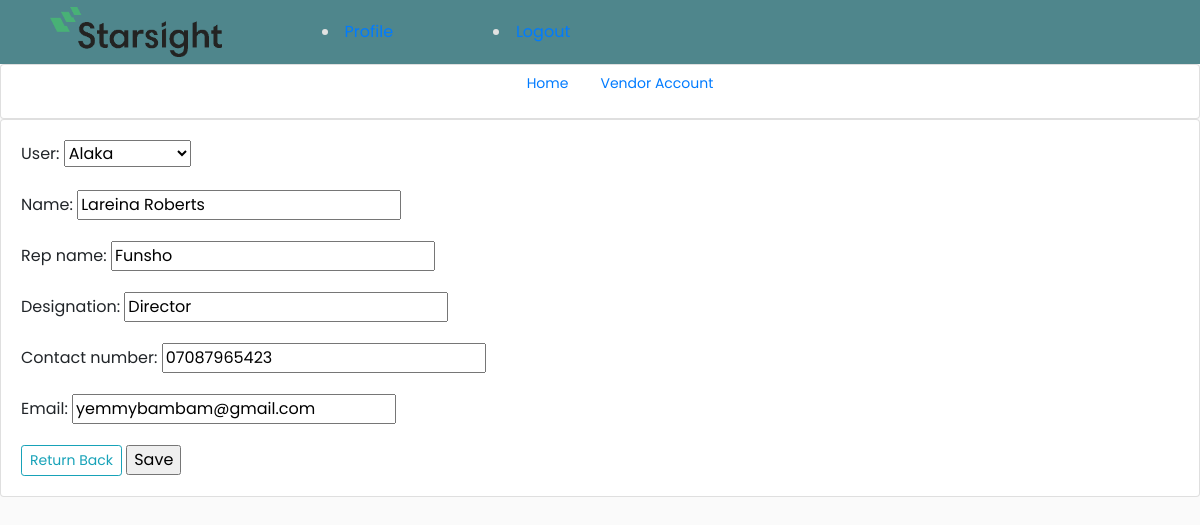
The app's page /audits/update-vendor/1/ (signed in) with its own data.
### audits/models.py (models this page shows, shortened)
class Vendor(models.Model):
    user = models.ForeignKey(
        User, null=True, on_delete=models.CASCADE, related_name="vendor")
    name = models.CharField(max_length=100, null=True)
    rep_name = models.CharField(max_length=100, null=True)
    designation = models.CharField(max_length=100, null=True)
    contact_number = models.CharField(max_length=16, null=True)
    email = models.EmailField(max_length=100, null=True)

### audits/views.py (the view)
# urls.py: path('update-vendor/<int:pk>/', views.updateVendor, name='update-vendor'),
@login_required
def updateVendor(request, pk):
    vendor = Vendor.objects.get(id=pk)
    form = VendorForm(instance=vendor)
    if request.method == 'POST':
        form = VendorForm(request.POST, instance=vendor)
        if form.is_valid():
            form.save()
            return redirect('audits:vendor')
    context = {
        'form': form
    }
    return render(request, 'audits/update_vendor.html', context)

### audits/forms.py
class VendorForm(forms.ModelForm):
    class Meta:
        model = Vendor
        fields = '__all__'

### templates/audits/update_vendor.html
{% extends "base.html" %} {% block content %}
<form action="" method="POST">
    {% csrf_token %} {{ form.as_p }}
    <a class="btn btn-outline-info btn-sm" href="{% url 'audits:vendor' %}">Return Back</a>
    <input type="submit" value="Save">
</form>
{% endblock %}

### static/css/style.css (style rules this page uses)
body { background-color: hsl(0, 0%, 98%); font-family: 'Poppins', sans-serif; }

### records on screen
Vendor: user "Alaka", name "Lareina Roberts", rep_name "Funsho", designation "Director", contact_number "07087965423", email "yemmybambam@gmail.com"
